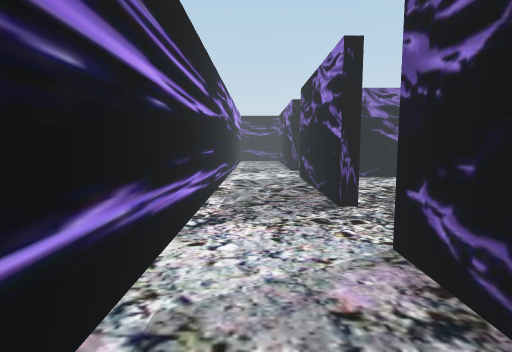
[1] (above)

20 first-person views from a walk through a scene from a Unity 3-D project. The camera is 1.5 m above the floor, tilts 6° down and sees 80° across. The floor is counted in squares, 1 m on a side. Each view is taken from the middle of a square. On the plan, view 1 faces up. The plan holds only what a view shows up to about 15 squares ahead; the rest is blank. The place goes on beyond the plan. The player is left out. Some animated figures are not drawn.

[2]
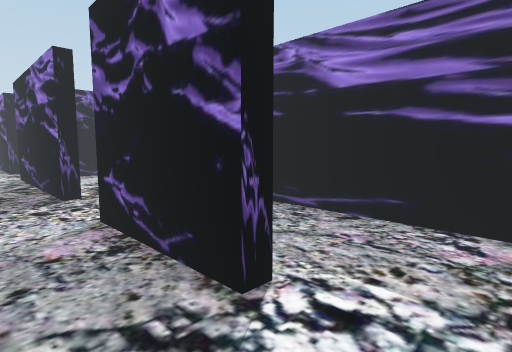

[3]
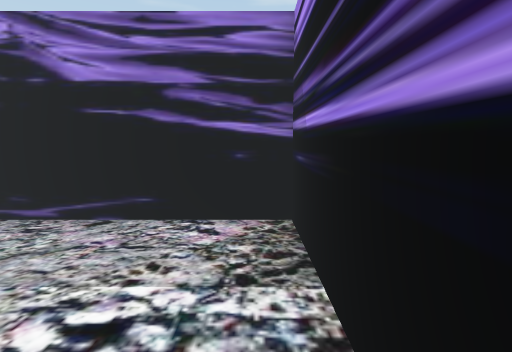

[4]
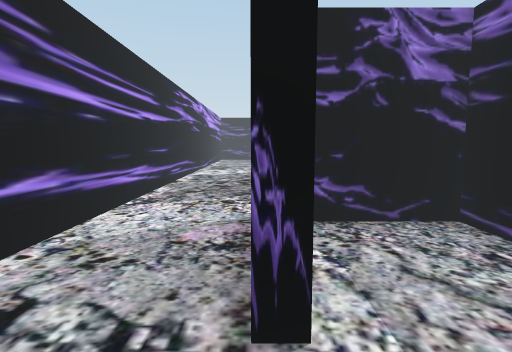

[5]
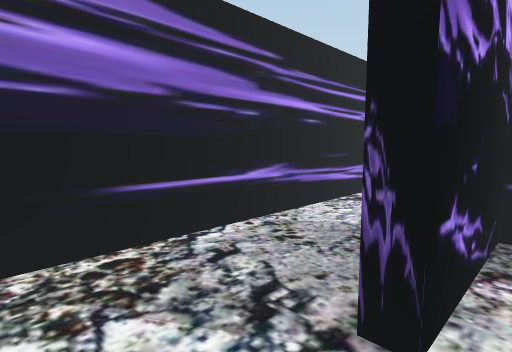

[6]
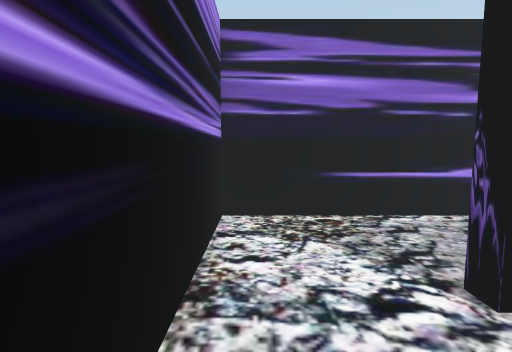

[7]
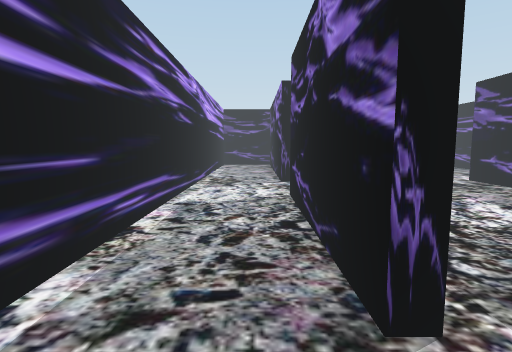

[8]
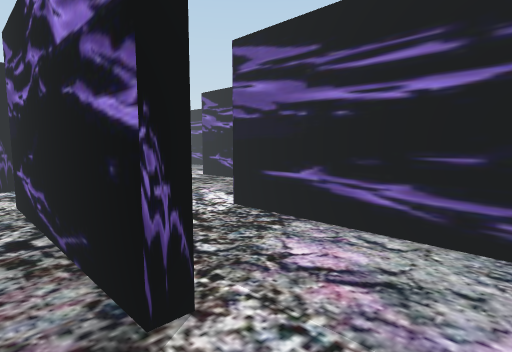

[9]
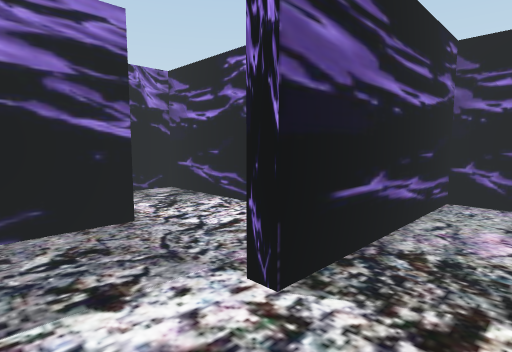

[10]
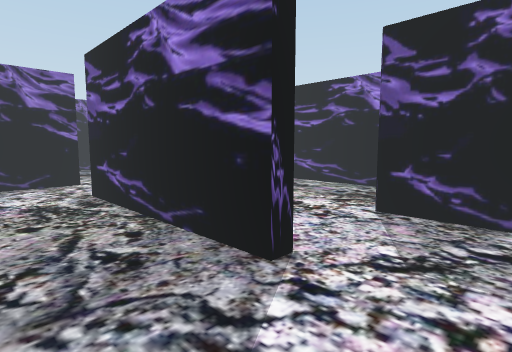

[11]
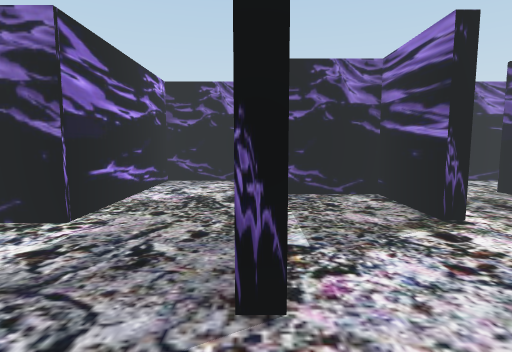

[12]
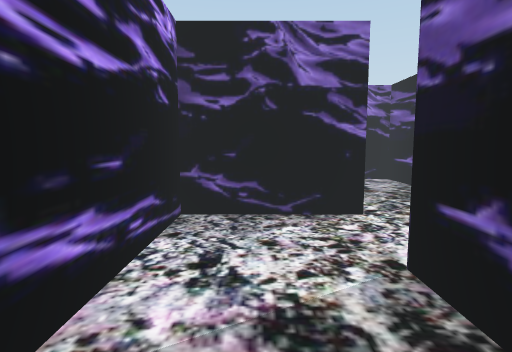

[13]
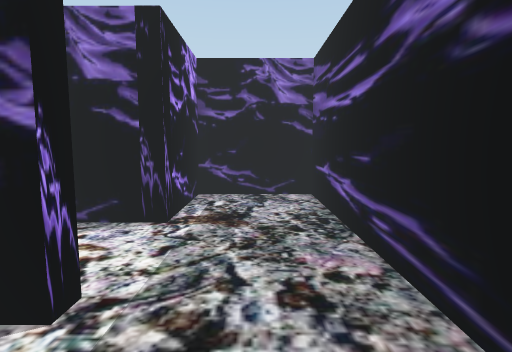

[14]
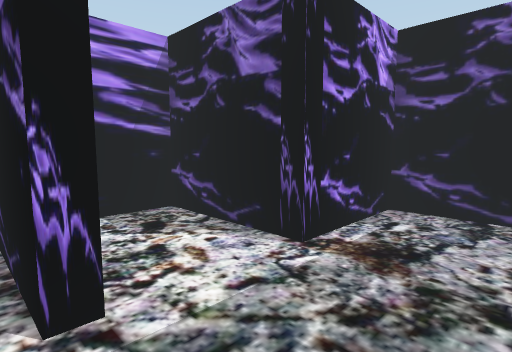

[15]
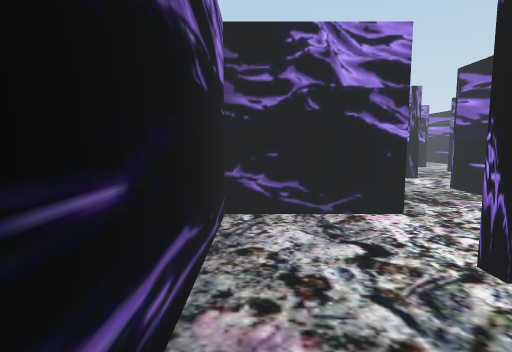

[16]
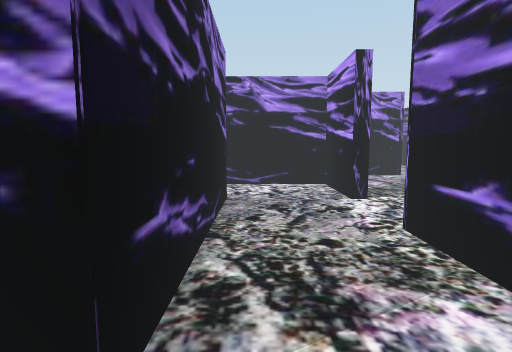

[17]
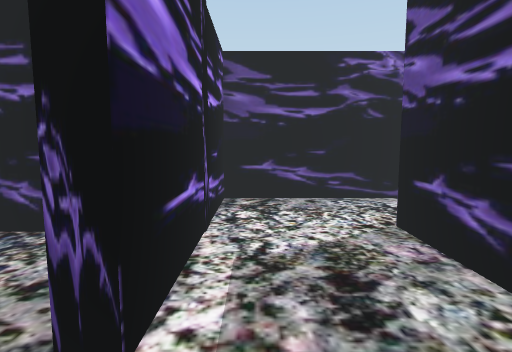

[18]
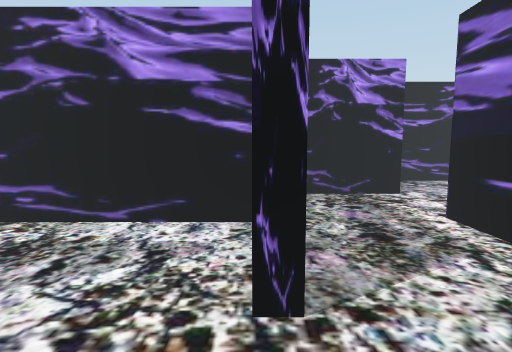

[19]
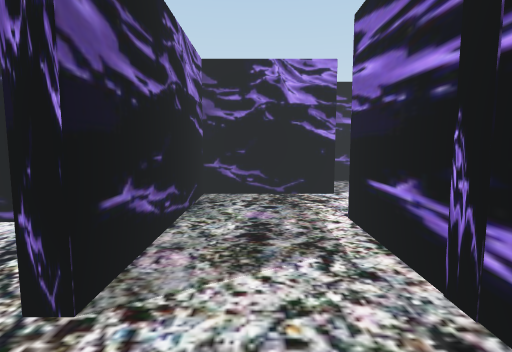

[20]
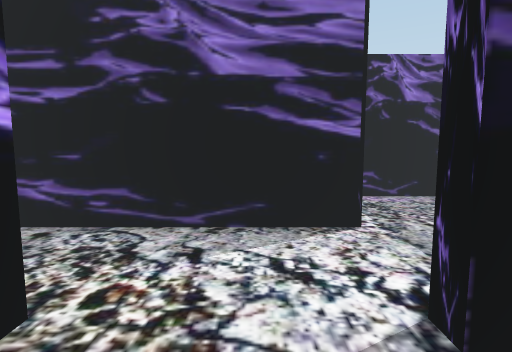

### Floor plan
Ten units are one square. View 1 is at (0, 0); x grows to the right and y downward. Boxes are objects, and circles mark ways between rooms. Rooms are numbered by the first view taken in them; rooms with no view inside come last. Other rooms are left out.
<svg viewBox="-18 -276 248 308">
<path fill="none" stroke="#000" d="M-13 -55 -13 27 59 27 59 -38 24 -38 24 -2 20 -2 20 -42M104 -105 98 -105 98 -176 137 -176 137 -271 103 -271 103 -237 64 -237 64 -220M141 -139 137 -139 137 -171 106 -171M103 -209 103 -204 64 -204 64 -137 41 -137M25 -72 20 -72 20 -140M-13 -154 -13 -55M20 -42 59 -42 59 -109 64 -109 64 -76 137 -76 137 -109M219 -171 215 -171 215 -175M180 -142 225 -142M220 -204 141 -204 141 -139M137 -109 176 -109 176 -176 181 -176"/>
<circle cx="5" cy="-45" r="3" fill="#2a7"/>
<circle cx="140" cy="-125" r="3" fill="#2a7"/>
<text x="30" y="-10">1</text>
<text x="80" y="-140">2</text>
<text x="190" y="-170">3</text>
</svg>
Room 1 opens to room 2. Room 2 opens to room 3.

Where each view was taken, in squares from view 1:
view 1: 0 up, 0 right, facing up
view 2: 2 down, 0 right, facing up-right
view 3: 2 down, 0 right, facing right
view 4: 2 down, 2 right, facing up
view 5: 2 down, 3 right, facing up-left
view 6: 2 down, 5 right, facing left
view 7: 5 up, 1 right, facing up
view 8: 5 up, 1 right, facing up-right
view 9: 13 up, 4 right, facing down-right
view 10: 8 up, 7 right, facing up-right
view 11: 8 up, 10 right, facing up
view 12: 14 up, 8 right, facing up
view 13: 18 up, 12 right, facing up
view 14: 20 up, 13 right, facing up-left
view 15: 24 up, 13 right, facing down
view 16: 19 up, 9 right, facing down
view 17: 12 up, 15 right, facing up
view 18: 20 up, 18 right, facing down
view 19: 20 up, 16 right, facing down
view 20: 15 up, 20 right, facing up
